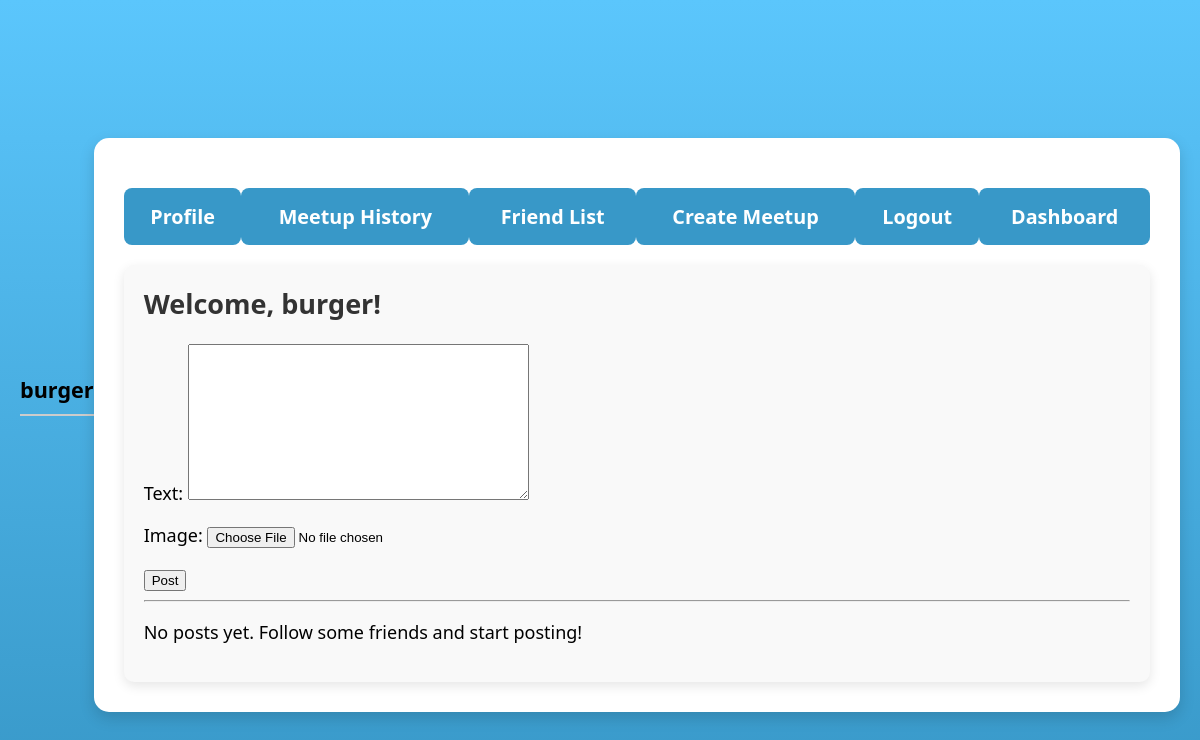
Page /dashboard/ (signed in) on the earlier database version.
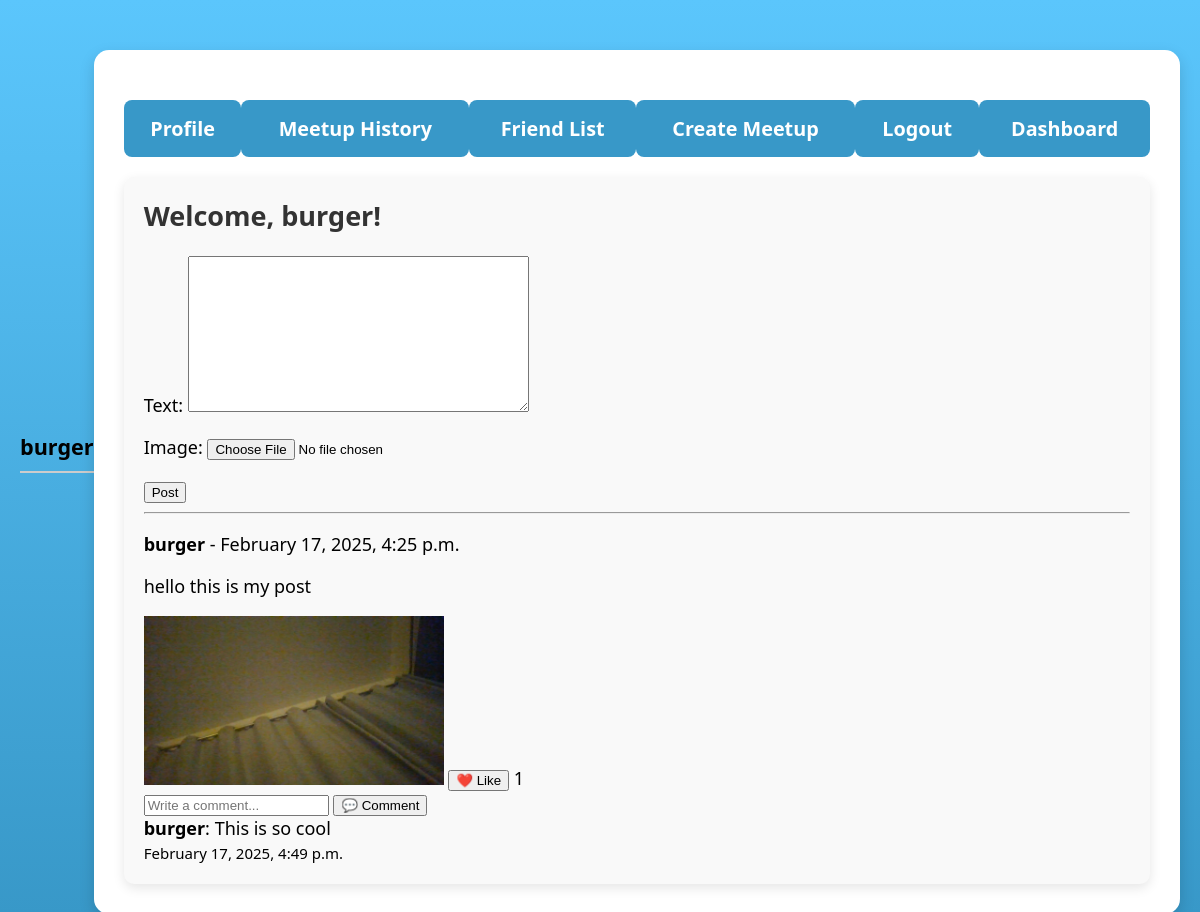
Same page on the later database version.
### meetups/models.py (models this page shows, shortened)
class User(AbstractUser):
    email = models.EmailField('Email', unique=True)
    USERNAME_FIELD = 'email'
    REQUIRED_FIELDS = []
    objects = UserManager()

class Post(models.Model):
    user = models.ForeignKey(User, on_delete=models.CASCADE, related_name="posts")
    text = models.TextField()
    image = models.ImageField(upload_to="post_images/", blank=True, null=True)
    created_at = models.DateTimeField(default=now)
    likes = models.ManyToManyField(User, related_name="liked_posts", blank=True)  # Many-to-Many for likes
    def like_count(self):
        return self.likes.count()

class Comment(models.Model):
    user = models.ForeignKey(User, on_delete=models.CASCADE)
    post = models.ForeignKey(Post, on_delete=models.CASCADE, related_name="comments")
    text = models.TextField()
    created_at = models.DateTimeField(auto_now_add=True)

### meetups/views.py (the view)
# urls.py: path("dashboard/", views.dashboard, name="dashboard"),
@login_required
def dashboard(request):
    profile = request.user.profile
    following = profile.follows.all()
    posts = Post.objects.filter(user__profile__in=following) | Post.objects.filter(user=request.user)
    posts = posts.order_by("-created_at")  # Latest first
    form = PostForm(request.POST or None, request.FILES or None)
    if request.method == "POST" and form.is_valid():
        post = form.save(commit=False)
        post.user = request.user
        post.save()
        return redirect("dashboard")
    return render(request, "dashboard.html", {"posts": posts, "form": form})

### meetups/forms.py
class PostForm(forms.ModelForm):
    class Meta:
        model = Post
        fields = ["text", "image"]

### meetups/templates/dashboard.html (shortened to what this page needs)
{% extends "base.html" %}
{% block content %}
<h2>Welcome, {{ request.user.username }}!</h2>
<form method="POST" enctype="multipart/form-data">
    {{ form.as_p }}
    <button type="submit">Post</button>
</form>
<hr>
<div id="post-container">
    {% for post in posts %}
        <div class="post" data-post-id="{{ post.id }}">
            <p><strong>{{ post.user.username }}</strong> - {{ post.created_at|date:"F j, Y, g:i a" }}</p>
            <p>{{ post.text }}</p>
            {% if post.image %}
                <img src="{{ post.image.url }}" style="max-width: 300px;">
            {% endif %}
            <button class="like-btn" data-id="{{ post.id }}">❤️ Like</button>
            <span class="like-count">{{ post.like_count }}</span>
            <div class="comment-section">
                <input type="text" class="comment-input" placeholder="Write a comment..." data-id="{{ post.id }}">
                <button class="comment-btn" data-id="{{ post.id }}">💬 Comment</button>
                <div class="comments">
                    {% for comment in post.comments.all %}
                        <div class="comment">
                            <strong>{{ comment.user.username }}</strong>: {{ comment.text }} <br>
                            <small>{{ comment.created_at|date:"F j, Y, g:i a" }}</small>
                        </div>
                    {% endfor %}
                </div>
            </div>
        </div>
    {% empty %}
        <p>No posts yet. Follow some friends and start posting!</p>
    {% endfor %}
</div>
{% endblock %}

### meetups/templates/base.html (shortened to what this page needs)
<!DOCTYPE html>
<html>
<head>
</head>
<body>
    <div class="header">
        {% if user.is_authenticated %}
            <div class="user-info">
                <strong>{{ user.username }}</strong>
            </div>
        {% else %}
            <div class="user-info">
                <strong>Welcome, Guest!</strong>
            </div>
        {% endif %}
    </div>
    <div class="fullcontent">
        <table>
            {% if user.is_authenticated and user.username %}
                <th><a href="{% url 'profile' user.username %}">Profile</a></th>
            {% else %}
                <th><a href="{% url 'contact' %}">Home</a></th>
            {% endif %}
            {% if user.is_authenticated %}
                <th><a href="{% url 'history' %}">Meetup History</a></th>
                <th><a href="{% url 'friends_list' %}">Friend List</a></th>
                <th><a href="{% url 'create_meetup' %}">Create Meetup</a></th>
                <th><a href="/logout">Logout</a></th>
                <th><a href="{% url 'dashboard' %}">Dashboard</a></th>
            {% else %}
                <th><a href="/login">Login</a></th>
                <th><a href="/register">Register</a></th>
            {% endif %}
        </table>
        <div class="content">
            {% block content %}
            {% endblock %}
        </div>
    </div>
</body>
</html>

### meetups/templates/base.html (style rules this page uses)
body { min-height: 100vh; margin: 0; background: linear-gradient(to bottom, #5BC6FC, #3898C8); font-family: 'Segoe UI', Tahoma, Geneva, Verdana, sans-serif; font-size: large; display: flex; justify-content: center; align-items: center; padding: 0 20px; }
.fullcontent { width: 100%; max-width: 1200px; padding: 30px; background-color: white; border-radius: 15px; box-shadow: 0px 6px 15px rgba(0, 0, 0, 0.15); margin-top: 50px; }
.header { display: flex; justify-content: space-between; align-items: center; padding: 10px 0; border-bottom: 2px solid #ccc; margin-bottom: 20px; }
.user-info { font-size: 1.2em; font-weight: bold; }
table { width: 100%; margin: 20px 0; text-align: center; border-spacing: 0; }
table th { background-color: #3898C8; color: white; padding: 15px; border-radius: 8px; cursor: pointer; transition: background-color 0.3s; }
table th a { color: white; text-decoration: none; font-size: 1.1em; }
.content { background-color: #f9f9f9; padding: 20px; border-radius: 10px; box-shadow: 0px 4px 12px rgba(0, 0, 0, 0.1); }
.content h2 { margin-top: 0; color: #333; }

Differences in the rows shown:
added Post: user.username "burger", created_at "February 17, 2025, 4:25 p.m.", text "hello this is my post", image (picture), like_count "1"
added Comment: user.username "burger", text "This is so cool", created_at "February 17, 2025, 4:49 p.m."
Other differences:
text no longer shown: "No posts yet. Follow some friends and start posting!"
